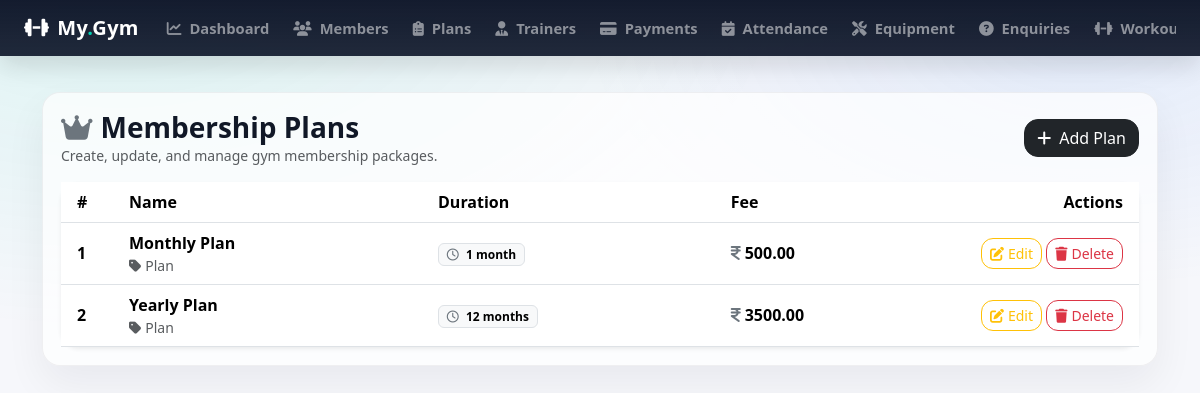
Screenshot of /admin_plans/ (signed in) with the database file from the repository.
### gymapp/models.py (models this page shows, shortened)
class MembershipPlan(models.Model):
    name = models.CharField(max_length=100)
    duration_months = models.PositiveIntegerField() #e.g., 1, 3, 6, 12 monts
    fee = models.DecimalField(max_digits=6, decimal_places=2) #e.g., 4549.99
    description = models.TextField(blank=True)

### gymapp/views.py (the view)
# urls.py: path('admin_plans/',admin_plans_list, name='admin_plans_list'),
@admin_required
def admin_plans_list(request):
    plans = MembershipPlan.objects.all()
    return render(request, 'admin_plans_list.html', {'plans': plans})

### gymapp/views.py (called while the page is built)
def admin_required(view_func):
    @wraps(view_func)
    def wrapper(request, *args, **kwargs):
        if not request.user.is_authenticated or getattr(request.user, 'role', None) != 'ADMIN':
            messages.error(request, "You must be an admin to access this page.")
            return redirect('admin_login')
        return view_func(request, *args, **kwargs)
    return wrapper

### gymapp/templates/admin_plans_list.html (shortened to what this page needs)
{% extends 'base.html' %}
{% block content %}
<div class="d-flex flex-wrap justify-content-between align-items-center gap-2 mb-3">
    <div>
        <h3 class="mb-0 fw-bold">
            <i class="fa-solid fa-crown me-2 text-secondary"></i>Membership Plans
        </h3>
        <div class="text-muted small">Create, update, and manage gym membership packages.</div>
    </div>
    <a href="{% url 'admin_plan_add' %}" class="btn btn-dark" style="border-radius:14px;">
        <i class="fa-solid fa-plus me-2"></i>Add Plan
    </a>
</div>
<div class="card border-0 shadow-sm" style="border-radius:18px;">
    <div class="card-body p-0">
        <div class="table-responsive">
            <table class="table table-hover align-middle mb-0">
                <thead style="background: rgba(15,23,42,.98); color: #fff;">
                <tr>
                    <th class="ps-3" style="width:60px;">#</th>
                    <th>Name</th>
                    <th>Duration</th>
                    <th>Fee</th>
                    <th class="text-end pe-3" style="width:190px;">Actions</th>
                </tr>
                </thead>
                <tbody>
                {% for p in plans %}
                    <tr>
                        <td class="ps-3 fw-semibold">{{ forloop.counter }}</td>
                        <td>
                            <div class="fw-semibold">{{ p.name }}</div>
                            <div class="small text-muted">
                                <i class="fa-solid fa-tag me-1"></i>Plan
                            </div>
                        </td>
                        <td class="text-nowrap">
                            <span class="badge text-bg-light border">
                                <i class="fa-regular fa-clock me-1 text-secondary"></i>
                                {{ p.duration_months }} month{% if p.duration_months|default:0|add:0 != 1 %}s{% endif %}
                            </span>
                        </td>
                        <td class="text-nowrap">
                            <span class="fw-bold">
                                <i class="fa-solid fa-indian-rupee-sign me-1 text-secondary"></i>{{ p.fee }}
                            </span>
                        </td>
                        <td class="text-end pe-3">
                            <a href="{% url 'admin_plan_edit' p.id %}"
                               class="btn btn-sm btn-outline-warning"
                               style="border-radius:12px;">
                                <i class="fa-solid fa-pen-to-square me-1"></i>Edit
                            </a>
                            <form method="post" action="{% url 'admin_plan_delete' p.id %}"
                                  class="d-inline-block">
                                <button type="submit"
                                        class="btn btn-sm btn-outline-danger"
                                        style="border-radius:12px;"
                                        onclick="return confirm('Delete this plan?');">
                                    <i class="fa-solid fa-trash me-1"></i>Delete
                                </button>
                            </form>
                        </td>
                    </tr>
                {% endfor %}
                </tbody>
            </table>
        </div>
    </div>
</div>
{% endblock %}

### gymapp/templates/base.html (style rules this page uses)
:root { --brand: #00d1b2; --dark-2: #0f172a; --card: #ffffff; --muted: #6b7280; }
body { background: radial-gradient(1200px 600px at 10% 0%, rgba(0, 209, 178, .10), transparent 55%), radial-gradient(900px 450px at 90% 10%, rgba(59, 130, 246, .10), transparent 55%), #f6f7fb; color: #111827; }

### rows the page displays
MembershipPlan: name "Monthly Plan", duration_months "1", fee "500.00"
MembershipPlan: name "Yearly Plan", duration_months "12", fee "3500.00"
